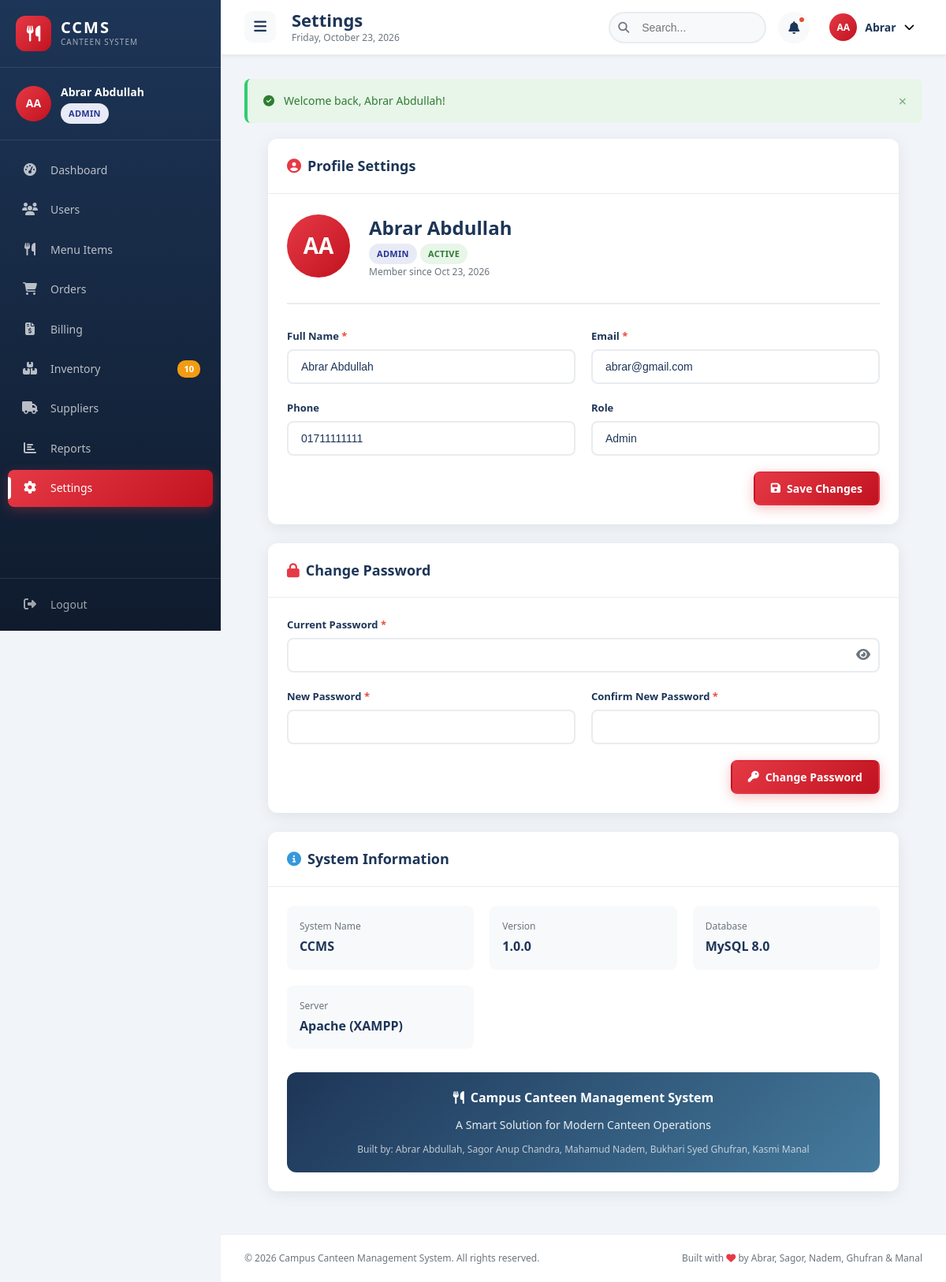
The page /settings.php (signed in) on the database its author committed.
### tables this page shows
CREATE TABLE IF NOT EXISTS users (
    user_id INT AUTO_INCREMENT PRIMARY KEY,
    full_name VARCHAR(100) NOT NULL,
    email VARCHAR(100) NOT NULL UNIQUE,
    password VARCHAR(255) NOT NULL,
    phone VARCHAR(20),
    role ENUM('admin','staff','cashier','student') DEFAULT 'student',
    status ENUM('active','inactive') DEFAULT 'active',
    avatar VARCHAR(255) DEFAULT NULL,
    created_at TIMESTAMP DEFAULT CURRENT_TIMESTAMP,
    updated_at TIMESTAMP DEFAULT CURRENT_TIMESTAMP ON UPDATE CURRENT_TIMESTAMP
);

### db.php (called while the page is built, shortened)
<?php
$conn = new mysqli(DB_HOST, DB_USER, DB_PASS, DB_NAME);
$conn->set_charset("utf8mb4");
function executeQuery($sql, $params = [], $types = "") {
    global $conn;
    $stmt = $conn->prepare($sql);
    if (!empty($params)) {
        $stmt->bind_param($types, ...$params);
    }
    $stmt->execute();
    return $stmt;
}
function fetchOne($sql, $params = [], $types = "") {
    $stmt = executeQuery($sql, $params, $types);
    $result = $stmt->get_result();
    $data = $result->fetch_assoc();
    return $data;
}
function getCount($sql, $params = [], $types = "") {
    $stmt = executeQuery($sql, $params, $types);
    $result = $stmt->get_result();
    $row = $result->fetch_row();
    return $row[0] ?? 0;
}
?>

### auth.php (called while the page is built, shortened)
<?php
require_once 'functions.php';
if (isset($_SESSION['user_id'])) {
    $currentUser = fetchOne("SELECT * FROM users WHERE user_id = ?", [$_SESSION['user_id']], "i");
}
function getUserInitials($name) {
    $parts = explode(' ', $name);
    $initials = '';
    foreach ($parts as $part) {
        if (!empty($part)) {
            $initials .= strtoupper($part[0]);
        }
    }
    return substr($initials, 0, 2);
}
function getSidebarMenu() {
    $role = $_SESSION['user_role'] ?? 'student';
    $menu = [];
    $menu[] = [
        'icon' => 'tachometer-alt',
        'label' => 'Dashboard',
        'url' => '/CanteenManagement/pages/dashboard.php',
        'active' => basename($_SERVER['PHP_SELF']) === 'dashboard.php'
    ];
    if ($role === 'admin') {
        $menu[] = [
            'icon' => 'users',
            'label' => 'Users',
            'url' => '/CanteenManagement/pages/users.php',
            'active' => basename($_SERVER['PHP_SELF']) === 'users.php'
        ];
    }
    if (in_array($role, ['admin', 'staff'])) {
        $menu[] = [
            'icon' => 'utensils',
            'label' => 'Menu Items',
            'url' => '/CanteenManagement/pages/menu.php',
            'active' => basename($_SERVER['PHP_SELF']) === 'menu.php'
        ];
    }
    $menu[] = [
        'icon' => 'shopping-cart',
        'label' => 'Orders',
        'url' => '/CanteenManagement/pages/orders.php',
        'active' => basename($_SERVER['PHP_SELF']) === 'orders.php'
    ];
    if (in_array($role, ['admin', 'cashier'])) {
        $menu[] = [
            'icon' => 'file-invoice-dollar',
            'label' => 'Billing',
            'url' => '/CanteenManagement/pages/billing.php',
            'active' => basename($_SERVER['PHP_SELF']) === 'billing.php'
        ];
    }
    if (in_array($role, ['admin', 'staff'])) {
        $menu[] = [
            'icon' => 'boxes',
            'label' => 'Inventory',
            'url' => '/CanteenManagement/pages/inventory.php',
            'active' => basename($_SERVER['PHP_SELF']) === 'inventory.php'
        ];
    }
    if ($role === 'admin') {
        $menu[] = [
            'icon' => 'truck',
            'label' => 'Suppliers',
            'url' => '/CanteenManagement/pages/suppliers.php',
            'active' => basename($_SERVER['PHP_SELF']) === 'suppliers.php'
        ];
    }
    if ($role === 'admin') {
        $menu[] = [
            'icon' => 'chart-bar',
            'label' => 'Reports',
            'url' => '/CanteenManagement/pages/reports.php',
            'active' => basename($_SERVER['PHP_SELF']) === 'reports.php'
        ];
    }
    $menu[] = [
        'icon' => 'cog',
        'label' => 'Settings',
        'url' => '/CanteenManagement/pages/settings.php',
        'active' => basename($_SERVER['PHP_SELF']) === 'settings.php'
    ];
    return $menu;
}
?>

### settings.php (the view, shortened to what this page needs)
<?php
require_once '../includes/auth.php';
require_once '../includes/functions.php';
$pageTitle = 'Settings';
$user = fetchOne("SELECT * FROM users WHERE user_id = ?", [$_SESSION['user_id']], "i");
require_once '../includes/header.php';
?>
<div style="max-width: 800px; margin: 0 auto;">
    <div class="card">
        <div class="card-header">
            <h3 class="card-title"><i class="fas fa-user-circle" style="color: var(--primary); margin-right: 8px;"></i>Profile Settings</h3>
        </div>
        <div class="card-body">
            <div style="display: flex; align-items: center; gap: 24px; margin-bottom: 30px; padding-bottom: 30px; border-bottom: 2px solid var(--gray-light);">
                <div style="width: 80px; height: 80px; background: linear-gradient(135deg, var(--primary), var(--primary-dark)); border-radius: 50%; display: flex; align-items: center; justify-content: center; color: white; font-size: 28px; font-weight: 700;">
                    <?php echo getUserInitials($user['full_name']); ?>
                </div>
                <div>
                    <h2 style="font-size: 24px; font-weight: 700; color: var(--secondary);"><?php echo htmlspecialchars($user['full_name']); ?></h2>
                    <p style="color: var(--gray);">
                        <span class="badge <?php echo getStatusBadge($user['role']); ?>"><?php echo ucfirst($user['role']); ?></span>
                        <span class="badge <?php echo getStatusBadge($user['status']); ?>"><?php echo ucfirst($user['status']); ?></span>
                    </p>
                    <p style="font-size: 12px; color: var(--gray);">Member since <?php echo formatDate($user['created_at']); ?></p>
                </div>
            </div>
            <form method="POST">
                <div class="form-row">
                    <div class="form-group">
                        <label class="form-label">Full Name <span class="required">*</span></label>
                        <input type="text" name="full_name" class="form-control" value="<?php echo htmlspecialchars($user['full_name']); ?>" required>
                    </div>
                    <div class="form-group">
                        <label class="form-label">Email <span class="required">*</span></label>
                        <input type="email" name="email" class="form-control" value="<?php echo htmlspecialchars($user['email']); ?>" required>
                    </div>
                </div>
                <div class="form-row">
                    <div class="form-group">
                        <label class="form-label">Phone</label>
                        <input type="text" name="phone" class="form-control" value="<?php echo htmlspecialchars($user['phone'] ?? ''); ?>">
                    </div>
                    <div class="form-group">
                        <label class="form-label">Role</label>
                        <input type="text" class="form-control" value="<?php echo ucfirst($user['role']); ?>" disabled>
                    </div>
                </div>
                <div style="text-align: right;">
                    <button type="submit" class="btn btn-primary">
                        <i class="fas fa-save"></i> Save Changes
                    </button>
                </div>
            </form>
        </div>
    </div>
    <div class="card">
        <div class="card-header">
            <h3 class="card-title"><i class="fas fa-lock" style="color: var(--primary); margin-right: 8px;"></i>Change Password</h3>
        </div>
        <div class="card-body">
            <form method="POST">
                <div class="form-group">
                    <label class="form-label">Current Password <span class="required">*</span></label>
                    <div class="input-wrapper" style="position: relative;">
                        <input type="password" name="current_password" class="form-control" required style="padding-right: 40px;">
                        <span class="password-toggle" style="position: absolute; right: 12px; top: 50%; transform: translateY(-50%); cursor: pointer; color: var(--gray);">
                            <i class="fas fa-eye"></i>
                        </span>
                    </div>
                </div>
                <div class="form-row">
                    <div class="form-group">
                        <label class="form-label">New Password <span class="required">*</span></label>
                        <input type="password" name="new_password" class="form-control" required>
                    </div>
                    <div class="form-group">
                        <label class="form-label">Confirm New Password <span class="required">*</span></label>
                        <input type="password" name="confirm_password" class="form-control" required>
                    </div>
                </div>
                <div style="text-align: right;">
                    <button type="submit" class="btn btn-primary">
                        <i class="fas fa-key"></i> Change Password
                    </button>
                </div>
            </form>
        </div>
    </div>
    <div class="card">
        <div class="card-header">
            <h3 class="card-title"><i class="fas fa-info-circle" style="color: var(--info); margin-right: 8px;"></i>System Information</h3>
        </div>
        <div class="card-body">
            <div style="display: grid; grid-template-columns: repeat(auto-fit, minmax(200px, 1fr)); gap: 20px;">
                <div style="padding: 16px; background: var(--light); border-radius: var(--radius-sm);">
                    <p style="font-size: 12px; color: var(--gray); margin-bottom: 4px;">System Name</p>
                    <p style="font-weight: 700; color: var(--secondary);">CCMS</p>
                </div>
                <div style="padding: 16px; background: var(--light); border-radius: var(--radius-sm);">
                    <p style="font-size: 12px; color: var(--gray); margin-bottom: 4px;">Version</p>
                    <p style="font-weight: 700; color: var(--secondary);">1.0.0</p>
                </div>
                <div style="padding: 16px; background: var(--light); border-radius: var(--radius-sm);">
                    <p style="font-size: 12px; color: var(--gray); margin-bottom: 4px;">Database</p>
                    <p style="font-weight: 700; color: var(--secondary);">MySQL 8.0</p>
                </div>
                <div style="padding: 16px; background: var(--light); border-radius: var(--radius-sm);">
                    <p style="font-size: 12px; color: var(--gray); margin-bottom: 4px;">Server</p>
                    <p style="font-weight: 700; color: var(--secondary);">Apache (XAMPP)</p>
                </div>
            </div>
            <div style="margin-top: 30px; text-align: center; padding: 20px; background: linear-gradient(135deg, var(--secondary), var(--secondary-light)); border-radius: var(--radius); color: white;">
                <h4 style="margin-bottom: 10px;"><i class="fas fa-utensils" style="margin-right: 8px;"></i>Campus Canteen Management System</h4>
                <p style="opacity: 0.9; font-size: 14px;">A Smart Solution for Modern Canteen Operations</p>
                <p style="opacity: 0.7; font-size: 12px; margin-top: 10px;">Built by: Abrar Abdullah, Sagor Anup Chandra, Mahamud Nadem, Bukhari Syed Ghufran, Kasmi Manal</p>
            </div>
        </div>
    </div>
</div>
<?php require_once '../includes/footer.php'; ?>

### header.php (shortened to what this page needs)
<?php
$menuItems = getSidebarMenu();
$unreadAlerts = 0;
if (isAdmin()) {
    $unreadAlerts = getCount("SELECT COUNT(*) FROM inventory WHERE status IN ('low_stock', 'out_of_stock')");
}
?>
<!DOCTYPE html>
<html lang="en">
<head>
    <link rel="stylesheet" href="https://cdnjs.cloudflare.com/ajax/libs/font-awesome/6.4.2/css/all.min.css">
    <link rel="stylesheet" href="/CanteenManagement/assets/css/style.css">
</head>
<body>
    <aside class="sidebar" id="sidebar">
        <div class="sidebar-header">
            <div class="logo">
                <div class="logo-icon">
                    <i class="fas fa-utensils"></i>
                </div>
                <div class="logo-text">
                    <span class="logo-title">CCMS</span>
                    <span class="logo-subtitle">Canteen System</span>
                </div>
            </div>
        </div>
        <div class="sidebar-user">
            <div class="user-avatar">
                <?php echo getUserInitials($currentUser['full_name'] ?? 'User'); ?>
            </div>
            <div class="user-info">
                <div class="user-name"><?php echo htmlspecialchars($currentUser['full_name'] ?? 'User'); ?></div>
                <div class="user-role">
                    <span class="badge <?php echo getStatusBadge($currentUser['role'] ?? 'student'); ?>">
                        <?php echo ucfirst($currentUser['role'] ?? 'User'); ?>
                    </span>
                </div>
            </div>
        </div>
        <nav class="sidebar-nav">
            <?php foreach ($menuItems as $item): ?>
            <a href="<?php echo $item['url']; ?>" class="nav-item <?php echo $item['active'] ? 'active' : ''; ?>">
                <div class="nav-icon">
                    <i class="fas fa-<?php echo $item['icon']; ?>"></i>
                </div>
                <span class="nav-label"><?php echo $item['label']; ?></span>
                <?php if ($item['label'] === 'Inventory' && $unreadAlerts > 0): ?>
                <span class="nav-badge"><?php echo $unreadAlerts; ?></span>
                <?php endif; ?>
            </a>
            <?php endforeach; ?>
        </nav>
        <div class="sidebar-footer">
            <a href="/CanteenManagement/logout.php" class="nav-item logout-item">
                <div class="nav-icon">
                    <i class="fas fa-sign-out-alt"></i>
                </div>
                <span class="nav-label">Logout</span>
            </a>
        </div>
    </aside>
    <div class="main-wrapper">
        <header class="topbar">
            <div class="topbar-left">
                <button class="menu-toggle" onclick="toggleSidebar()">
                    <i class="fas fa-bars"></i>
                </button>
                <div class="page-title-wrapper">
                    <h1 class="page-title"><?php echo $pageTitle; ?></h1>
                    <span class="page-date"><?php echo date('l, F d, Y'); ?></span>
                </div>
            </div>
            <div class="topbar-right">
                <div class="search-box" id="searchBox">
                    <input type="text" placeholder="Search..." class="search-input" id="globalSearch">
                    <button class="search-btn">
                        <i class="fas fa-search"></i>
                    </button>
                </div>
                <div class="notification-wrapper">
                    <button class="icon-btn" onclick="toggleNotifications()">
                        <i class="fas fa-bell"></i>
                        <?php if ($unreadAlerts > 0): ?>
                        <span class="notification-dot"></span>
                        <?php endif; ?>
                    </button>
                </div>
                <div class="profile-wrapper">
                    <button class="profile-btn" onclick="toggleProfile()">
                        <div class="profile-avatar">
                            <?php echo getUserInitials($currentUser['full_name'] ?? 'User'); ?>
                        </div>
                        <span class="profile-name"><?php echo htmlspecialchars(explode(' ', $currentUser['full_name'] ?? 'User')[0]); ?></span>
                        <i class="fas fa-chevron-down"></i>
                    </button>
                </div>
            </div>
        </header>
        <main class="main-content">
            <div class="flash-container">
            </div>

### rows shown on the page
users: full_name "AA", full_name "Abrar Abdullah", role "ADMIN", full_name "Abrar", status "ACTIVE", created_at "Oct 23, 2026", email "abrar@gmail.com", phone "01711111111", role "Admin"

### other values the page prints
$item['label'] "Dashboard"
$item['label'] "Users"
$item['label'] "Menu Items"
$item['label'] "Orders"
$item['label'] "Billing"
$item['label'] "Inventory"
$unreadAlerts "10"
$item['label'] "Suppliers"
$item['label'] "Reports"
$item['label'] "Settings"
$pageTitle "Settings"
$flash['message'] "Welcome back, Abrar Abdullah!"
